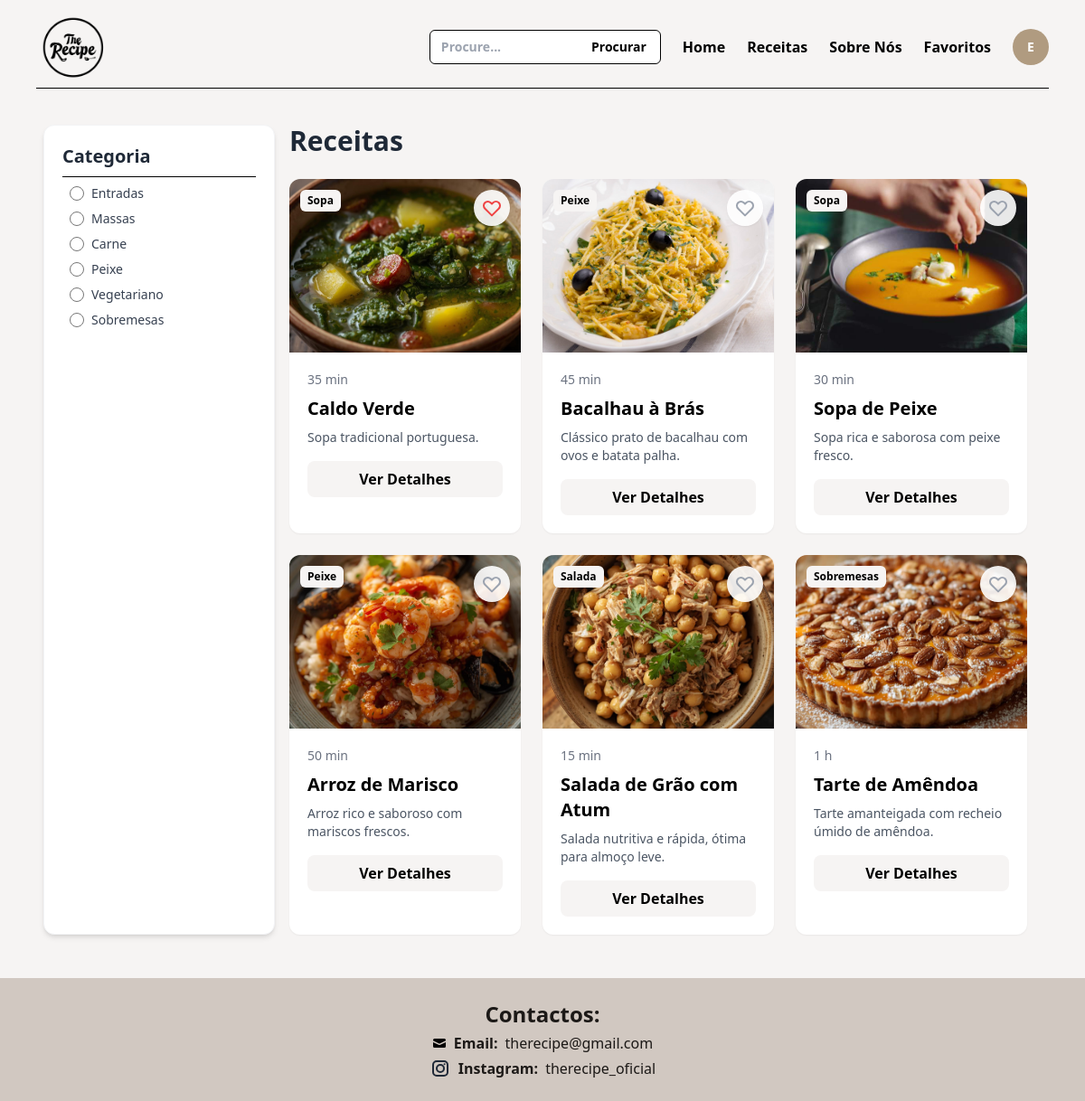
/receitas.php (signed in), run on the app's committed database.
### tables this page shows
CREATE TABLE IF NOT EXISTS `receitas` (
  `id` int NOT NULL AUTO_INCREMENT,
  `nome` varchar(100) NOT NULL,
  `tempo` varchar(50) DEFAULT NULL,
  `ingredientes` text,
  `preparacao` text,
  `imagem` varchar(128) DEFAULT NULL,
  `categoria` varchar(100) DEFAULT NULL,
  `descricao` text,
  `quantidade` int DEFAULT NULL,
  `orcamento` varchar(50) DEFAULT NULL,
  PRIMARY KEY (`id`)
);

### receitas.php (the view, shortened to what this page needs)
<?php
require('ajax/connection.php');
$busca = $_GET['busca'] ?? '';
?>
<!DOCTYPE html>
<html lang="pt-pt">
<head>
    <script src="https://cdn.tailwindcss.com"></script>
</head>
<body class="bg-[#F6F4F3] min-h-screen flex flex-col">
    <?php require('includes/nav.php'); ?>
    <div class="flex-grow px-12 py-8">
        <div class="flex">
            <div class="hidden md:block lg:w-64 sticky top-4 bg-white p-5 rounded-xl shadow-md border border-gray-100">
                <h2 class="font-bold text-xl text-gray-800">Categoria</h2>
                <div class="border-b border-black my-2"></div>
                <div class="flex items-center m-2">
                    <input type="radio" id="entradas" name="categorias" value="Entradas" class="w-4 h-4 text-green-600 bg-gray-100 border-gray-300 focus:ring-green-500">
                    <label for="entradas" class="mx-2 text-sm font-medium text-gray-700 cursor-pointer">Entradas</label>
                </div>
                <div class="flex items-center m-2">
                    <input type="radio" id="massas" name="categorias" value="Massas" class="w-4 h-4 text-green-600 bg-gray-100 border-gray-300 focus:ring-green-500">
                    <label for="massas" class="mx-2 text-sm font-medium text-gray-700 cursor-pointer">Massas</label>
                </div>
                <div class="flex items-center m-2">
                    <input type="radio" id="carne" name="categorias" value="Carne" class="w-4 h-4 text-green-600 bg-gray-100 border-gray-300 focus:ring-green-500">
                    <label for="carne" class="mx-2 text-sm font-medium text-gray-700 cursor-pointer">Carne</label>
                </div>
                <div class="flex items-center m-2">
                    <input type="radio" id="peixe" name="categorias" value="Peixe" class="w-4 h-4 text-green-600 bg-gray-100 border-gray-300 focus:ring-green-500">
                    <label for="peixe" class="mx-2 text-sm font-medium text-gray-700 cursor-pointer">Peixe</label>
                </div>
                <div class="flex items-center m-2">
                    <input type="radio" id="vegetariano" name="categorias" value="Vegetariano" class="w-4 h-4 text-green-600 bg-gray-100 border-gray-300 focus:ring-green-500">
                    <label for="vegetariano" class="mx-2 text-sm font-medium text-gray-700 cursor-pointer">Vegetariano</label>
                </div>
                <div class="flex items-center m-2">
                    <input type="radio" id="sobremesas" name="categorias" value="Sobremesas" class="w-4 h-4 text-green-600 bg-gray-100 border-gray-300 focus:ring-green-500">
                    <label for="sobremesas" class="mx-2 text-sm font-medium text-gray-700 cursor-pointer">Sobremesas</label>
                </div>
            </div>
            <?php
                if ($busca != '') {
                    $sql = "SELECT * FROM receitas WHERE nome LIKE :busca";
                    $stmt = $dbh->prepare($sql);
                    $stmt->bindValue(':busca', "%$busca%");
                } else {
                    $sql = "SELECT * FROM receitas";
                    $stmt = $dbh->prepare($sql);
                }
                $stmt->execute();
            ?>
            <div class="flex-1 md:px-4">
                <h1 class="text-3xl font-bold mb-6 text-gray-800">Receitas</h1>
                <div class="grid grid-cols-1 sm:grid-cols-2 md:grid-cols-3 gap-6">
                    <?php while($receita = $stmt->fetchObject()):
                        $idReceita = $receita->id;
                        $nome = $receita->nome;
                        $imagem = $receita->imagem;
                        $tempo = $receita->tempo;
                        $categoria = $receita->categoria;
                        $descricao = $receita->descricao;
                        $userId = $_SESSION['user_id'] ?? null;
                        $estaFavorito = false;
                        if ($userId) {
                            $stmtFav = $dbh->prepare("SELECT 1 FROM favoritos WHERE id_utilizador = :uid AND id_receita = :rid");
                            $stmtFav->bindValue(':uid', $userId);
                            $stmtFav->bindValue(':rid', $idReceita);
                            $stmtFav->execute();
                            $estaFavorito = $stmtFav->fetchColumn() ? true : false;
                        }
                    ?>
                    <div class="receita bg-white rounded-xl shadow-sm overflow-hidden relative group"data-categoria="<?= $categoria ?>">
                        <img src="imagem/<?= $imagem ?>" alt="<?= $nome ?>" class="w-full h-48 object-cover group-hover:scale-105 transition-transform duration-300">
                        <?php if ($userId): ?>
                        <button class="favorito-btn absolute top-3 right-3 bg-[#FFFFFF]/90 p-2 rounded-full text-gray-400 hover:text-red-500 hover:bg-[#FFFFFF] transition-colors shadow-sm <?= $estaFavorito ? 'text-red-500' : 'text-gray-400 hover:text-red-500' ?>"
                                data-id="<?= $idReceita ?>">
                            <svg xmlns="http://www.w3.org/2000/svg" class="h-6 w-6" fill="none" viewBox="0 0 24 24" stroke="currentColor">
                                <path stroke-linecap="round" stroke-linejoin="round" stroke-width="2" d="M4.318 6.318a4.5 4.5 0 000 6.364L12 20.364l7.682-7.682a4.5 4.5 0 00-6.364-6.364L12 7.636l-1.318-1.318a4.5 4.5 0 00-6.364 0z"/>
                            </svg>
                        </button>
                        <?php endif; ?>
                        <span class="absolute top-3 left-3 bg-[#F6F4F3] text-black text-xs font-bold px-2 py-1 rounded-md"><?= $categoria ?></span>
                        <div class="p-5">
                            <span class="text-sm text-gray-500 mb-2 block"><?= $tempo ?></span>
                            <h3 class="text-xl font-bold mb-2"><?= $nome ?></h3>
                            <p class="text-gray-600 text-sm line-clamp-2 mb-4"><?= $descricao ?></p>
                            <a href="receita.php?receita=<?= $idReceita ?>" class="block py-2 bg-[#F6F4F3] text-black font-semibold rounded-lg text-center hover:bg-[#B09B80]">Ver Detalhes</a>
                        </div>
                    </div>
                    <?php endwhile; ?>
                </div>
            </div>
        </div>
    </div>
    <?php require('includes/footer.php'); ?>
</body>
</html>

### data on the page
receitas: imagem (picture), categoria "Sopa", tempo "35 min", nome "Caldo Verde", descricao "Sopa tradicional portuguesa."
receitas: imagem (picture), categoria "Peixe", tempo "45 min", nome "Bacalhau à Brás", descricao "Clássico prato de bacalhau com ovos e batata palha."
receitas: imagem (picture), categoria "Sopa", tempo "30 min", nome "Sopa de Peixe", descricao "Sopa rica e saborosa com peixe fresco."
receitas: imagem (picture), categoria "Peixe", tempo "50 min", nome "Arroz de Marisco", descricao "Arroz rico e saboroso com mariscos frescos."
receitas: imagem (picture), categoria "Salada", tempo "15 min", nome "Salada de Grão com Atum", descricao "Salada nutritiva e rápida, ótima para almoço leve."
receitas: imagem (picture), categoria "Sobremesas", tempo "1 h", nome "Tarte de Amêndoa", descricao "Tarte amanteigada com recheio úmido de amêndoa."

### other printed values
$_SESSION['iniciais'] "E"
